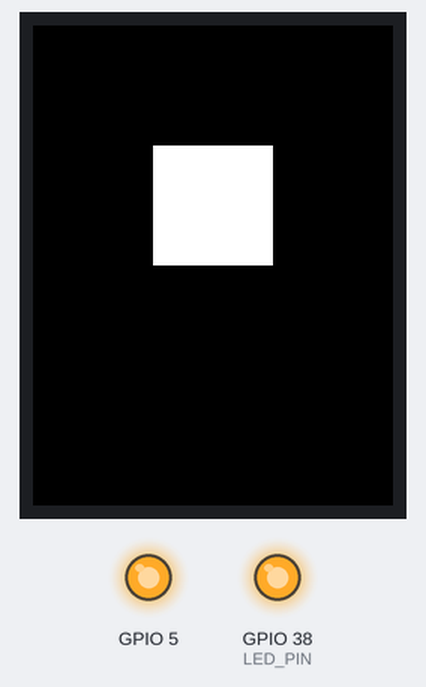
The sketch below on a simulated ESP32-S3. Parts: 240×320 colour display, output pins drawn as LEDs (lit = HIGH). Dashed ring = blinking.

Above: at 10.2 s.
At 12.3 s:
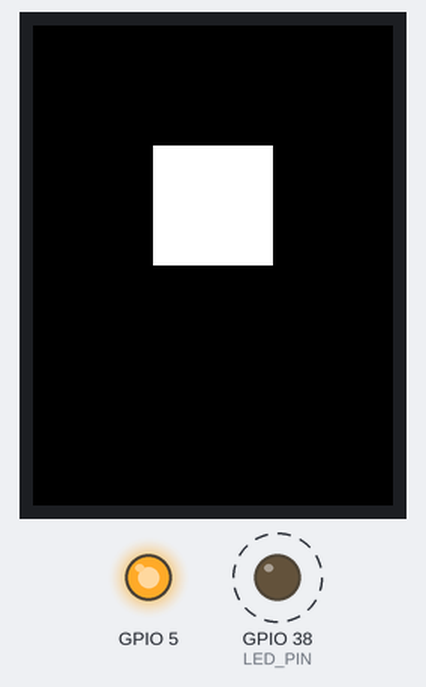
Timing chart, 0 to 40.0 s (numbered marks = the images above):
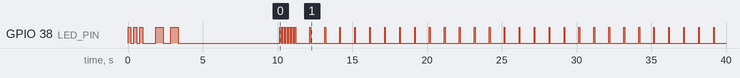

The sketch:

test_led.ino
```cpp
// ============================================
// TFT_eSPI 屏幕测试 - 简化版（无串口输出依赖）
// ============================================
// 如果串口一直看不到输出，用这个版本：
// 通过 LED 闪烁模式判断执行到哪一步
// ============================================

#include <TFT_eSPI.h>

TFT_eSPI tft = TFT_eSPI();

// LED 引脚（ESP32-S3 DevKitC-1 板载 RGB LED）
#define LED_PIN 38

void setup() {
  // 初始化 LED
  pinMode(LED_PIN, OUTPUT);
  digitalWrite(LED_PIN, LOW);

  // 背光
  pinMode(5, OUTPUT);
  digitalWrite(5, HIGH);

  // 快速闪烁 3 次 = 程序开始运行
  blinkLED(3, 200);
  delay(500);

  // 初始化 TFT
  tft.init();

  // 慢速闪烁 2 次 = tft.init() 成功
  blinkLED(2, 500);

  tft.setRotation(0);

  // 红色 2 秒
  tft.fillScreen(TFT_RED);
  delay(2000);

  // 绿色 2 秒
  tft.fillScreen(TFT_GREEN);
  delay(2000);

  // 蓝色 2 秒
  tft.fillScreen(TFT_BLUE);
  delay(2000);

  // 黑色 + 白色方块
  tft.fillScreen(TFT_BLACK);
  tft.fillRect(80, 80, 80, 80, TFT_WHITE);

  // 快速闪烁 5 次 = 全部完成
  blinkLED(5, 100);
}

void loop() {
  // 每秒闪烁一次 = 程序正常运行
  digitalWrite(LED_PIN, HIGH);
  delay(50);
  digitalWrite(LED_PIN, LOW);
  delay(950);
}

void blinkLED(int times, int ms) {
  for (int i = 0; i < times; i++) {
    digitalWrite(LED_PIN, HIGH);
    delay(ms);
    digitalWrite(LED_PIN, LOW);
    delay(ms);
  }
}
```

Measured:
- by itself, GPIO 38 (LED_PIN): HIGH → LOW at 0.20 s, → HIGH 0.20 s later, → LOW 0.20 s later, → HIGH 0.20 s later, … (77 changes in this stretch)
